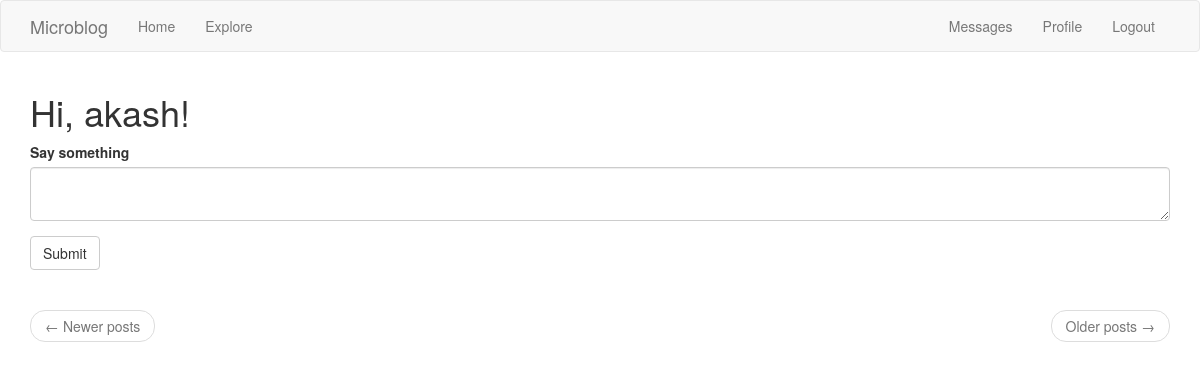
The app's page /index (signed in), older data.
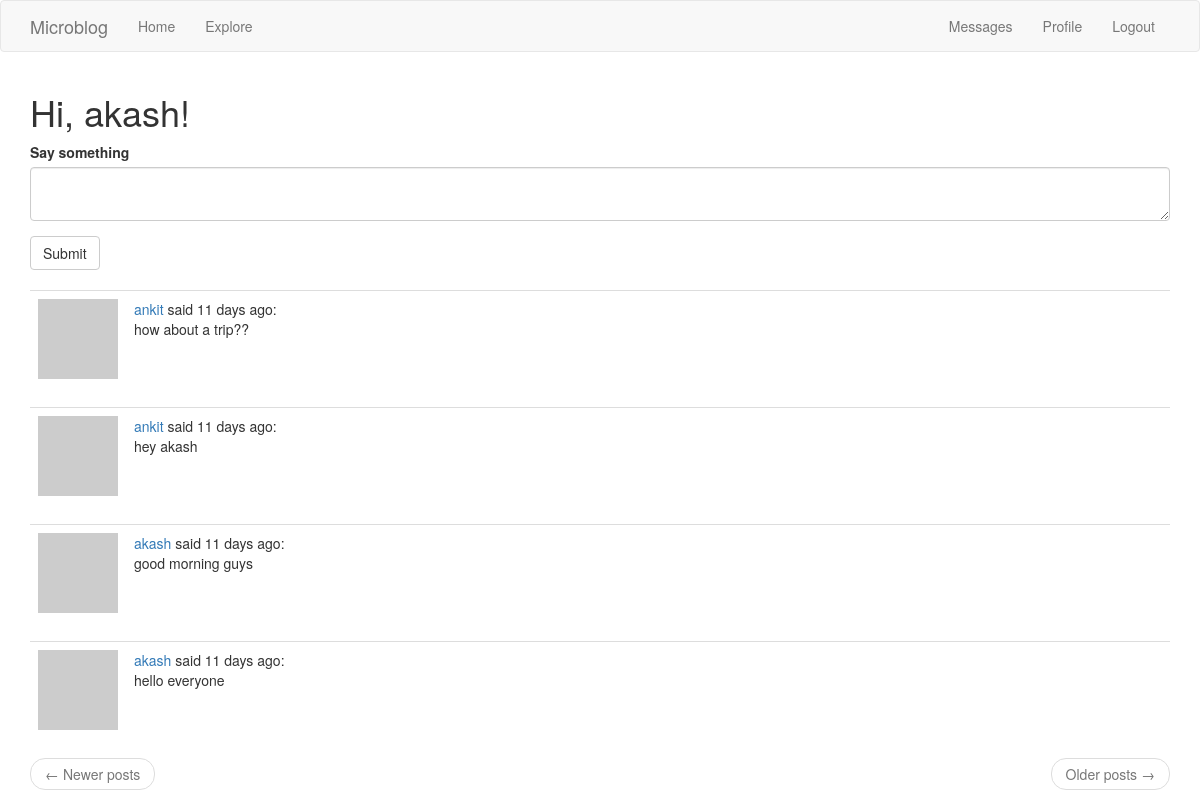
The same page, newer data.
### app/models.py (models this page shows, shortened)
class Post(db.Model):
    id = db.Column(db.Integer, primary_key=True)
    body = db.Column(db.String(140))
    timestamp = db.Column(db.DateTime, index=True, default=datetime.utcnow)
    user_id = db.Column(db.Integer, db.ForeignKey('user.id'))

class User(UserMixin, db.Model):
    id = db.Column(db.Integer, primary_key=True)
    username = db.Column(db.String(64), index=True, unique=True)
    email = db.Column(db.String(120), index=True, unique=True)
    password_hash = db.Column(db.String(128))
    posts = db.relationship('Post', backref='author', lazy='dynamic')
    about_me = db.Column(db.String(140))
    last_seen = db.Column(db.DateTime, default=datetime.utcnow)
    followed = db.relationship(
        'User', secondary=followers,
        primaryjoin=(followers.c.follower_id == id),
        secondaryjoin=(followers.c.followed_id == id),
        backref=db.backref('followers', lazy='dynamic'), lazy='dynamic')
    messages_sent = db.relationship('Message',
                                    foreign_keys='Message.sender_id',
                                    backref='author', lazy='dynamic')
    messages_received = db.relationship('Message',
                                        foreign_keys='Message.recipient_id',
                                        backref='recipient', lazy='dynamic')
    last_message_read_time = db.Column(db.DateTime)
    def new_messages(self):
        last_read_time = self.last_message_read_time or datetime(1900, 1, 1)
        return Message.query.filter_by(recipient=self).filter(
            Message.timestamp > last_read_time).count()
    def avatar(self, size):
        digest = md5(self.email.lower().encode('utf-8')).hexdigest()
        return 'https://www.gravatar.com/avatar/{}?d=identicon&s={}'.format(
            digest, size)
    def followed_posts(self):
        followed = Post.query.join(
            followers, (followers.c.followed_id == Post.user_id)).filter(
                followers.c.follower_id == self.id)
        own = Post.query.filter_by(user_id=self.id)
        return followed.union(own).order_by(Post.timestamp.desc())

### app/routes.py (the view)
@app.route('/', methods=['GET', 'POST'])
@app.route('/index', methods=['GET', 'POST'])
@login_required
def index():
    form = PostForm()
    if form.validate_on_submit():
        post = Post(body=form.post.data, author=current_user)
        db.session.add(post)
        db.session.commit()
        flash('Your post is now live!')
        return redirect(url_for('index'))
    page = request.args.get('page', 1, type=int)
    posts = current_user.followed_posts().paginate(
        page, app.config['POSTS_PER_PAGE'], False)
    next_url = url_for('index', page=posts.next_num) \
        if posts.has_next else None
    prev_url = url_for('index', page=posts.prev_num) \
        if posts.has_prev else None
    return render_template('index.html', title='Home', form=form,
                           posts=posts.items, next_url=next_url,
                           prev_url=prev_url)

### app/forms.py
class PostForm(FlaskForm):
    post = TextAreaField('Say something', validators=[DataRequired()])
    submit = SubmitField('Submit')

### app/models.py (called while the page is built)
@login.user_loader
def load_user(id):
    return User.query.get(int(id))

### app/routes.py (called while the page is built)
@app.before_request
def before_request():
    if current_user.is_authenticated:
        current_user.last_seen = datetime.utcnow()
        db.session.commit()

### app/templates/index.html
{% extends "base.html" %}
{% import 'bootstrap/wtf.html' as wtf %}
{% block app_content %}
    <h1>Hi, {{ current_user.username }}!</h1>
    {% if form %}
    {{ wtf.quick_form(form) }}
    <br>
    {% endif %}
    {% for post in posts %}
        {% include '_post.html' %}
    {% endfor %}
    <nav aria-label="...">
        <ul class="pager">
            <li class="previous{% if not prev_url %} disabled{% endif %}">
                <a href="{{ prev_url or '#' }}">
                    <span aria-hidden="true">&larr;</span> Newer posts
                </a>
            </li>
            <li class="next{% if not next_url %} disabled{% endif %}">
                <a href="{{ next_url or '#' }}">
                    Older posts <span aria-hidden="true">&rarr;</span>
                </a>
            </li>
        </ul>
    </nav>
{% endblock %}

### app/templates/_post.html
<table class="table table-hover">
    <tr>
        <td width="70px">
            <a href="{{ url_for('user', username=post.author.username) }}">
                <img src="{{ post.author.avatar(70) }}" />
            </a>
        </td>
        <td>
            <a href="{{ url_for('user', username=post.author.username) }}">
                {{ post.author.username }}
            </a>
            said {{ moment(post.timestamp).fromNow() }}:
            <br>
            {{ post.body }}
        </td>
    </tr>
</table>

Row changes from the older to the newer data that the page shows:
added Post: author.username "ankit", timestamp "11 days ago", body "how about a trip??"
added Post: author.username "ankit", timestamp "11 days ago", body "hey akash"
added Post: author.username "akash", timestamp "11 days ago", body "good morning guys"
added Post: author.username "akash", timestamp "11 days ago", body "hello everyone"
